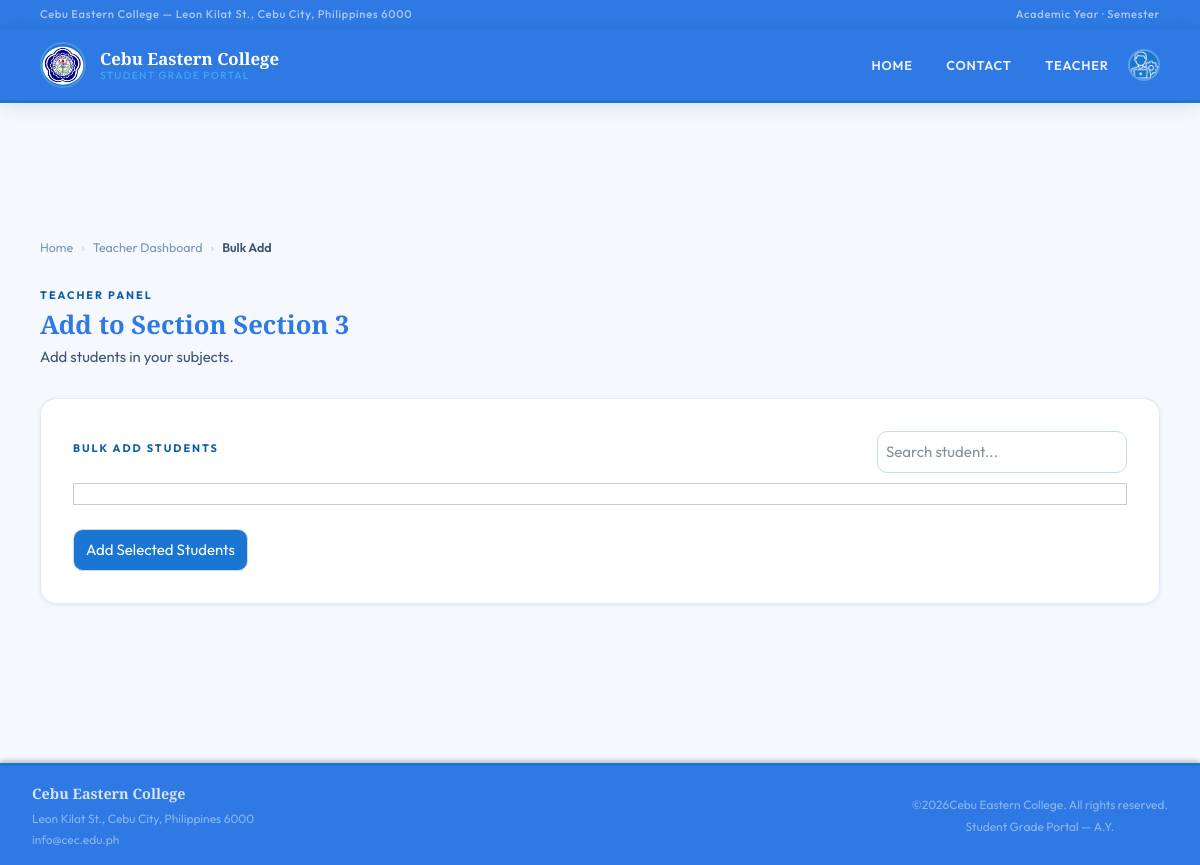
The app's page /section/7/bulk-add-students/ (signed in), older data.
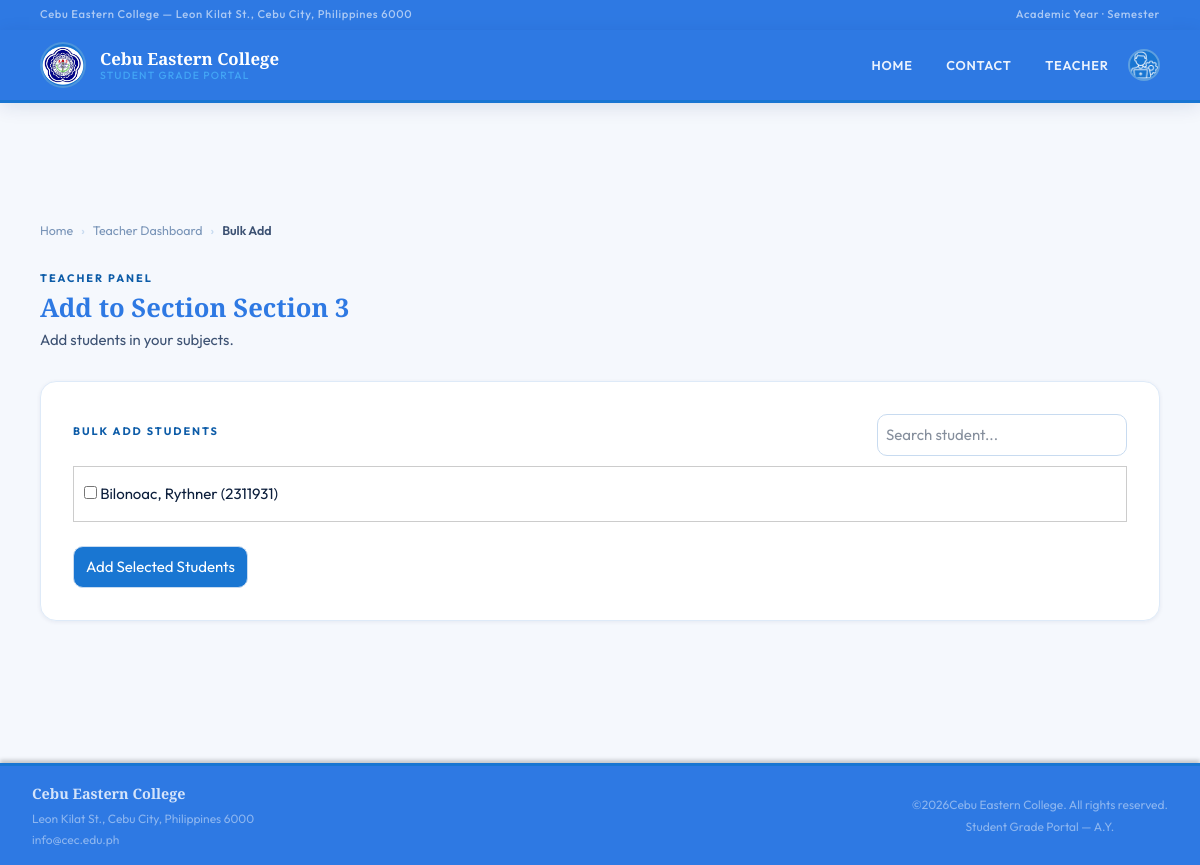
The same page, newer data.
### portal/models.py (models this page shows, shortened)
class Student(AbstractBaseUser):
    student_no  = models.CharField(max_length=20, unique=True)
    last_name   = models.CharField(max_length=100)
    first_name  = models.CharField(max_length=100)
    email       = models.EmailField(unique=True, blank=True)
    course      = models.CharField(max_length=10, choices=COURSE_CHOICES, default='BSIT')
    year_level  = models.IntegerField(choices=YEAR_CHOICES, default=1)
    created_at  = models.DateTimeField(auto_now_add=True)
    is_active   = models.BooleanField(default=True)
    is_staff    = models.BooleanField(default=False)
    is_superuser = models.BooleanField(default=False)
    USERNAME_FIELD = 'student_no'
    REQUIRED_FIELDS = ['first_name', 'last_name', 'email']
    objects = StudentManager()

### portal/views.py (the view, shortened to what this page needs)
# urls.py: path('section/<int:section_id>/bulk-add-students/', views.bulk_add_students, name='bulk_add_students'),
def bulk_add_students(request, section_id):
    teacher_id = request.session.get('teacher_id')
    if not teacher_id:
        return redirect('teacher_login')
    teacher = get_object_or_404(Teacher, id=teacher_id)
    section = get_object_or_404(ClassSection, id=section_id, teacher=teacher)
    students = Student.objects.exclude(
        id__in=section.students.values_list('id', flat=True)
    )
    from django.db.models import Q
    students = Student.objects.exclude(
        Q(id__in=section.students.values_list('id', flat=True)) |
        Q(id__in=Grade.objects.filter(
            subject=section.subject,
            semester=section.semester,
            school_yr=section.school_yr
        ).values_list('student_id', flat=True))
    )
    return render(request, 'portal/bulk_add_students.html', {
        'section': section,
        'students': students
    })

### portal/templates/portal/bulk_add_students.html (shortened to what this page needs)
{% extends 'portal/base.html' %}
{% block content %}
  <div class="page-wrap" style="padding-top:2.5rem;">
    <div class="breadcrumb">
      <a href="{% url 'index' %}">Home</a>
      <span class="sep">›</span>
      <a href="{% url 'teacher' %}">Teacher Dashboard</a>
      <span class="sep">›</span>
      <span>Bulk Add</span>
    </div>
    <div class="section-header fade-up">
      <div class="eyebrow">Teacher Panel</div>
      <h2>Add to Section {{ section.section_name }}</h2>
      <p>Add students in your subjects.</p>
    </div>
    <div class="card fade-up-2">
      <form method="POST">
        <div style="margin-bottom:10px; display: flex; align-items: center; justify-content: space-between;">
           <h2 class="text-md eyebrow"><span>Bulk Add Students</span></h2>
          <input type="text" id="search" placeholder="Search student..." onkeyup="filterList()" style="padding:8px; width:250px; border:1px solid var(--border); border-radius:10px;" />
        </div>
        <div id="studentList" style="max-height:300px; overflow:auto; border:1px solid #ccc; padding:10px;">
          {% for student in students %}
          <div>
            <label class="student-item" style="display:block; margin:5px 0;">
              <input type="checkbox" name="students" value="{{ student.id }}" />
              {{ student.last_name }}, {{ student.first_name }} ({{ student.student_no }})
            </label>
          </div>
          {% endfor %}
        </div>
        <br />
        <button type="submit" style="padding:8px 12px; border:1px solid var(--border); border-radius:10px; background-color: var(--sky); color: white;">Add Selected Students</button>
      </form>
    </div>
  </div>
{% endblock %}

Row changes from the older to the newer data that the page shows:
added Student: last_name "Bilonoac", first_name "Rythner", student_no "2311931"
